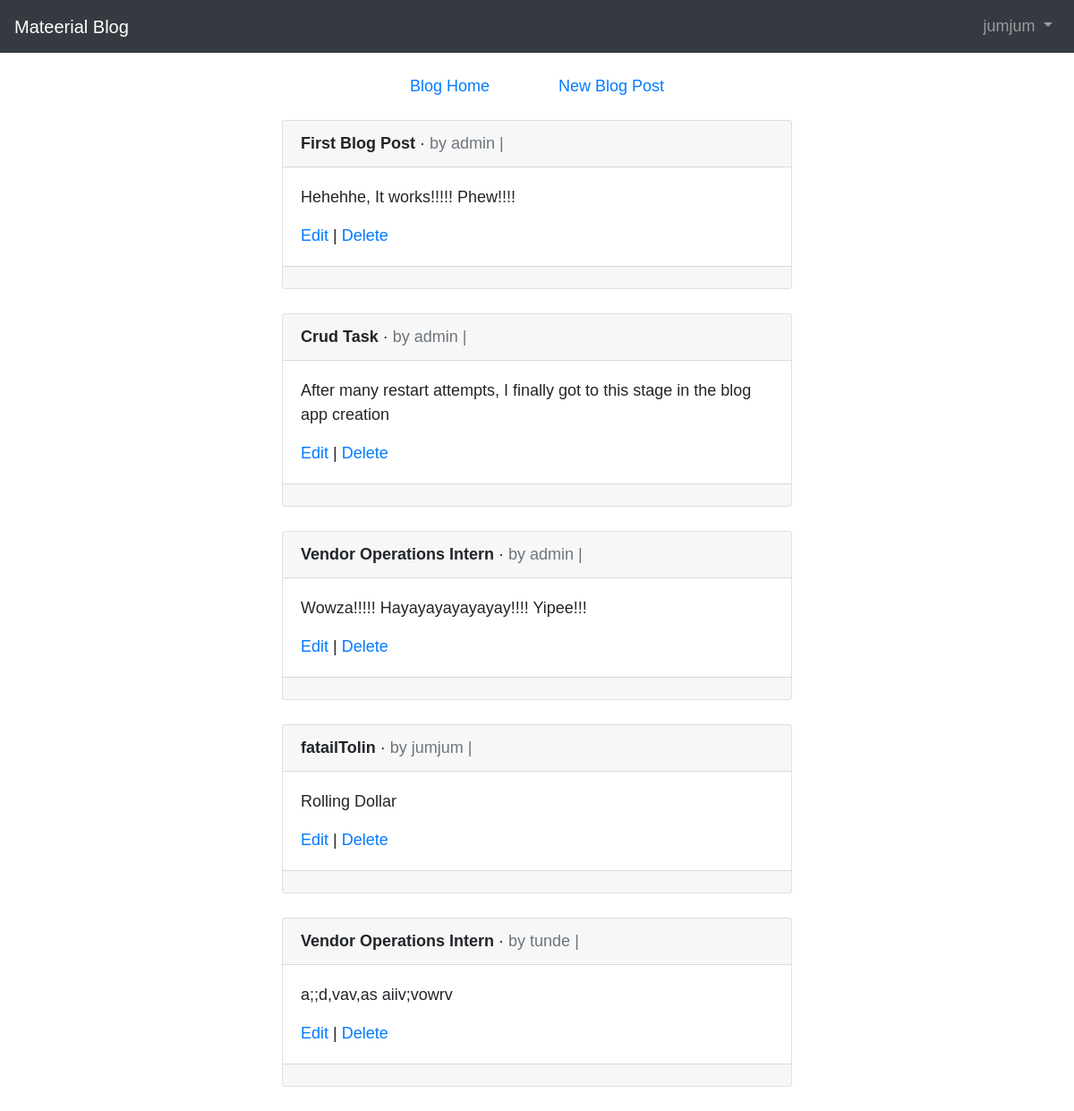
The page / (signed in) on the database its author committed.
### blog/models.py (models this page shows, shortened)
class Post(models.Model):
    title = models.CharField(max_length=200)
    author = models.ForeignKey('auth.user', on_delete=models.CASCADE)
    body = models.TextField()

### blog/views.py (the view)
# urls.py: path('', BlogListView.as_view(), name='home'),
class BlogListView(ListView):
    model = Post
    template_name = 'home.html'

### templates/home.html (shortened to what this page needs)
{% extends 'base.html' %}
{% block content %}
    {% for post in object_list %}
    <div class="card">
        <div class="card-header">
            <span class="font-weight-bold">{{ post.title }}</span> &middot;
            <span class="text-muted">
                by {{ post.author }} | {{ post.date }}
            </span>
        </div>
        <div class="card-body">
            <p>{{ post.body }} </p>
            <a href="{% url 'post_edit' post.pk %}">Edit</a> |
            <a href="{% url 'post_delete' post.pk %}">Delete</a>
        </div>
        <div class="card-footer">
        </div>
    </div>
    <br />
    {% endfor %}
{% endblock content %}

### templates/base.html (shortened to what this page needs)
{% load static %}
<!doctype html>
<html lang="en">
  <head>
      <link rel="stylesheet" href="https://cdn.jsdelivr.net/npm/bootstrap@4.6.0/dist/css/bootstrap.min.css">
    <link href="{% static 'css/main.css' %}" rel="stylesheet" >
  </head>
  <body>
    <body>
        <nav class="navbar navbar-expand-lg navbar-dark bg-dark">
            <a class="navbar-brand" href="{% url 'home' %}">Mateerial Blog</a>
            <div class="collapse navbar-collapse" id="navbarSupportedContent">
            {% if user.is_authenticated %}
                <ul class="navbar-nav ml-auto">
                    <li class="nav-item">
                        <a class="nav-link dropdown-toggle" href="#" id="navbarDropdown" role="button" data-toggle="dropdown" aria-haspopup="true" aria-expanded="false">
                            {{ user.username }}
                        </a>
                    </li>
                </ul>
            {% endif %}
            </div>
            </nav>
        <main>
            <div class="row justify-content-center m-4">
                <div class="col-6 text-center">
                    <span class="mr-4"><a href="{% url 'home' %}"> Blog Home</a></span>
                    <span class="ml-5"><a href="{% url 'post_new' %}">New Blog Post</a></span>
                </div>
            </div>
            <div class="container-fluid">
                <div class="row justify-content-center">
                    <div class="col-6">
                        {% block content %}
                        {% endblock content %}
                    </div>
                </div>
            </div>
        </main>
  </body>
</html>

### static/css/main.css (style rules this page uses)
body { font-family: 'Source Sans Pro', sans-serif; font-size: 18px; }

### rows shown on the page
Post: title "First Blog Post", author "admin", body "Hehehhe, It works!!!!! Phew!!!!"
Post: title "Crud Task", author "admin", body "After many restart attempts, I finally got to this stage in the blog app creation"
Post: title "Vendor Operations Intern", author "admin", body "Wowza!!!!! Hayayayayayayay!!!! Yipee!!!"
Post: title "fatailTolin", author "jumjum", body "Rolling Dollar"
Post: title "Vendor Operations Intern", author "tunde", body "a;;d,vav,as aiiv;vowrv"

### other values the page prints
{{ user.username }} "jumjum"
